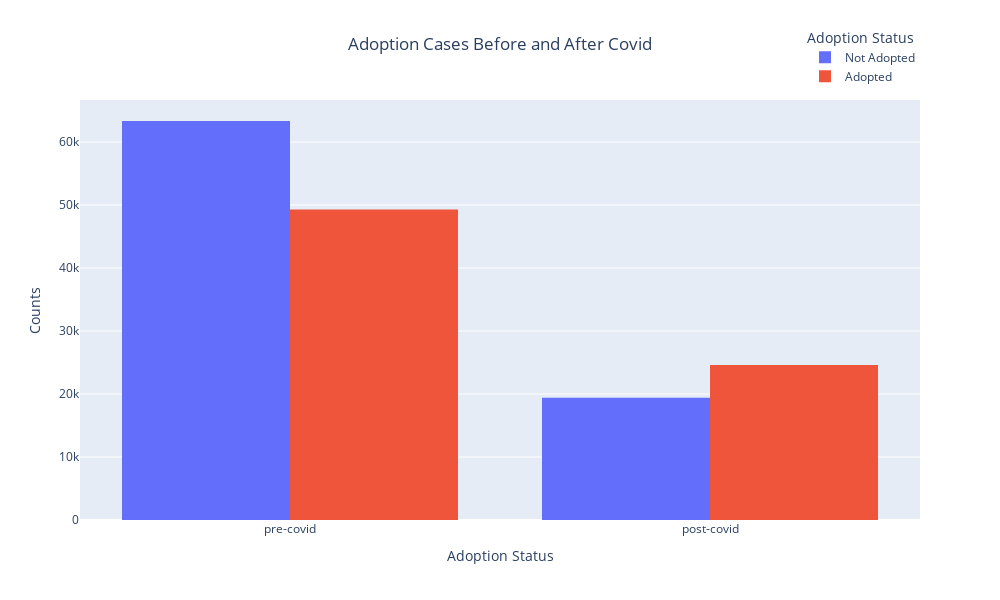

Notebook source saved alongside this figure:
### Code cell
fig = px.histogram(adoption_research,
             x="before_or_after_covid",
             color="adoption_status",
             barmode = "group",
             title="Adoption Cases Before and After Covid")

fig.update_layout(title_x=0.5,
                  xaxis=dict(title="Adoption Status"),
                  yaxis=dict(title="Counts"),
                  legend_title_text="Adoption Status",
                  height=600,
                  width=1000)

fig.update_layout(legend=dict(
    orientation="v",
    yanchor="bottom",
    y=1.02,
    xanchor="right",
    x=1))

fig.show()

### Figure 1 — Plotly figure (JSON) as saved in the notebook; plotly's stock layout.template omitted (floating-point values rounded to 4 significant figures; data arrays with more than 128 entries replaced by an {"elided": "..."} marker saying what was removed)
{"data": [{"alignmentgroup": "True", "bingroup": "x", "hovertemplate": "adoption_status=Not Adopted<br>before_or_after_covid=%{x}<br>count=%{y}<extra></extra>", "legendgroup": "Not Adopted", "marker": {"color": "#636efa", "pattern": {"shape": ""}}, "name": "Not Adopted", "offsetgroup": "Not Adopted", "orientation": "v", "showlegend": true, "type": "histogram", "x": {"elided": "82765 str values"}, "xaxis": "x", "yaxis": "y"}, {"alignmentgroup": "True", "bingroup": "x", "hovertemplate": "adoption_status=Adopted<br>before_or_after_covid=%{x}<br>count=%{y}<extra></extra>", "legendgroup": "Adopted", "marker": {"color": "#EF553B", "pattern": {"shape": ""}}, "name": "Adopted", "offsetgroup": "Adopted", "orientation": "v", "showlegend": true, "type": "histogram", "x": {"elided": "73893 str values"}, "xaxis": "x", "yaxis": "y"}], "layout": {"barmode": "group", "height": 600, "legend": {"orientation": "v", "title": {"text": "Adoption Status"}, "tracegroupgap": 0, "x": 1, "xanchor": "right", "y": 1.02, "yanchor": "bottom"}, "title": {"text": "Adoption Cases Before and After Covid", "x": 0.5}, "width": 1000, "xaxis": {"anchor": "y", "domain": [0, 1], "title": {"text": "Adoption Status"}}, "yaxis": {"anchor": "x", "domain": [0, 1], "title": {"text": "Counts"}}}}
